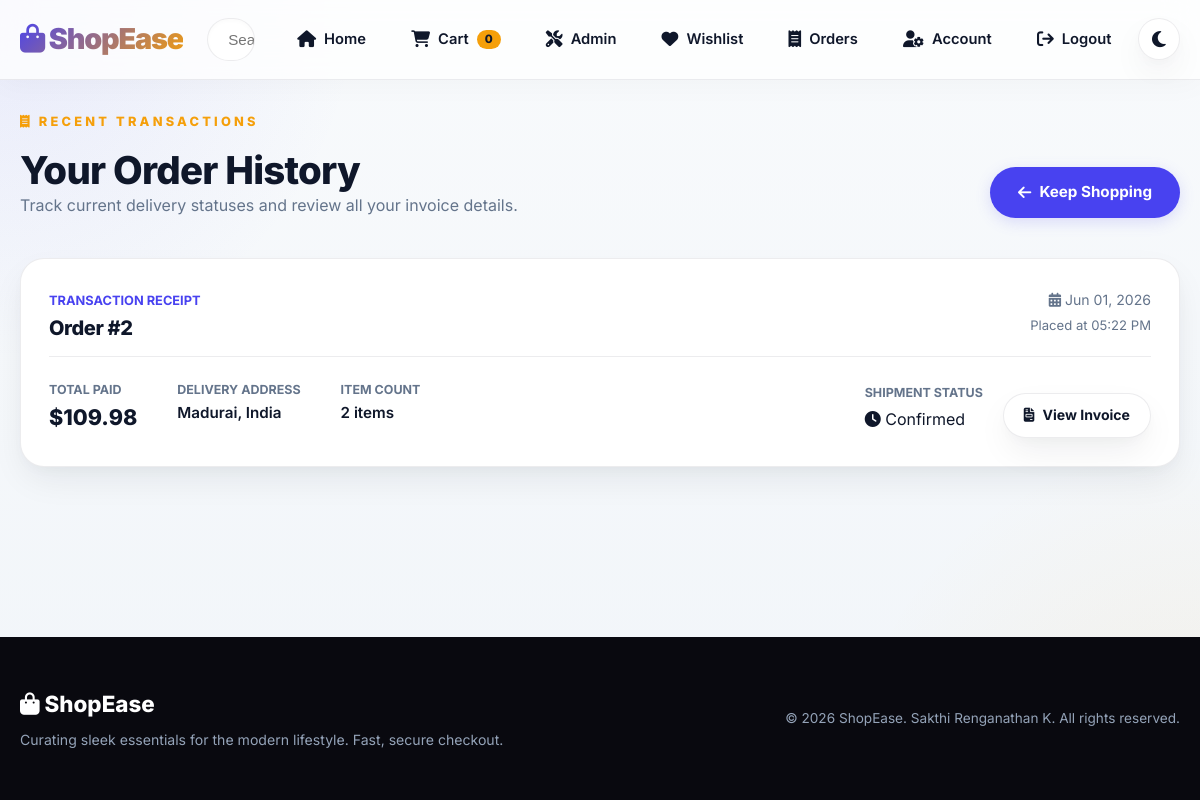
The app's page /order-history/ (signed in) with its own data.
### store/models.py (models this page shows, shortened)
class Order(models.Model):
    ORDER_STATUS_CHOICES = [
        ('pending', 'Pending'),
        ('confirmed', 'Confirmed'),
        ('shipped', 'Shipped'),
        ('delivered', 'Delivered'),
        ('cancelled', 'Cancelled'),
    ]
    id = models.AutoField(primary_key=True)
    user = models.ForeignKey(User, on_delete=models.CASCADE, related_name='orders')
    total_amount = models.DecimalField(max_digits=10, decimal_places=2, validators=[MinValueValidator(0)])
    order_date = models.DateTimeField(auto_now_add=True)
    status = models.CharField(max_length=20, choices=ORDER_STATUS_CHOICES, default='pending')
    shipping_address = models.CharField(max_length=500)
    shipping_city = models.CharField(max_length=100)
    shipping_zipcode = models.CharField(max_length=20)
    shipping_country = models.CharField(max_length=100)
    updated_at = models.DateTimeField(auto_now=True)
    class Meta:
        ordering = ['-order_date']

### store/views.py (the view)
# urls.py: path('order-history/', views.order_history, name='order_history'),
@login_required(login_url='login')
def order_history(request):
    orders = Order.objects.filter(user=request.user)
    context = {
        'orders': orders,
    }
    return render(request, 'store/order_history.html', context)

### store/context_processors.py (called while the page is built)
def cart_context(request):
    cart = request.session.get('cart', {})
    cart_count = sum(cart.values()) if isinstance(cart, dict) else 0
    return {
        'cart_count': cart_count,
    }

### store/templates/store/order_history.html (shortened to what this page needs)
{% extends 'store/base.html' %}
{% block content %}
<section class="orders-page" style="margin-top: 1rem;">
    <div style="margin-bottom: 2.5rem; display: flex; justify-content: space-between; align-items: flex-end; flex-wrap: wrap; gap: 1.5rem;">
        <div>
            <p class="eyebrow"><i class="fa-solid fa-receipt"></i> Recent Transactions</p>
            <h1 style="font-size: 2.4rem;">Your Order History</h1>
            <p style="color: var(--text-muted);">Track current delivery statuses and review all your invoice details.</p>
        </div>
        <a class="btn" href="{% url 'home' %}"><i class="fa-solid fa-arrow-left"></i> Keep Shopping</a>
    </div>
    {% if orders %}
        <div class="order-list" style="display: flex; flex-direction: column; gap: 1.5rem;">
            {% for order in orders %}
                <article class="order-card" style="background: var(--surface-solid); border: 1px solid var(--border); border-radius: var(--radius-lg); padding: 1.75rem; box-shadow: var(--shadow); display: flex; flex-direction: column; gap: 1.25rem;">
                    <div class="order-header" style="display: flex; justify-content: space-between; align-items: center; flex-wrap: wrap; gap: 1rem; border-bottom: 1px solid var(--border); padding-bottom: 1rem;">
                        <div>
                            <span style="font-size: 0.8rem; text-transform: uppercase; font-weight: 700; color: var(--primary);">Transaction Receipt</span>
                            <h3 style="font-size: 1.25rem; margin-top: 0.25rem;">Order #{{ order.id }}</h3>
                        </div>
                        <div style="text-align: right;">
                            <span style="font-size: 0.88rem; color: var(--text-muted); display: block;"><i class="fa-solid fa-calendar-days"></i> {{ order.order_date|date:'M d, Y' }}</span>
                            <span style="font-size: 0.82rem; color: var(--text-muted);">Placed at {{ order.order_date|date:'h:i A' }}</span>
                        </div>
                    </div>
                    <div style="display: flex; justify-content: space-between; align-items: center; flex-wrap: wrap; gap: 1.5rem;">
                        <div style="display: flex; gap: 2.5rem; flex-wrap: wrap;">
                            <div>
                                <span style="font-size: 0.78rem; text-transform: uppercase; font-weight: 700; color: var(--text-muted); display: block;">Total Paid</span>
                                <strong class="price" style="font-size: 1.35rem; color: var(--text);">${{ order.total_amount }}</strong>
                            </div>
                            <div>
                                <span style="font-size: 0.78rem; text-transform: uppercase; font-weight: 700; color: var(--text-muted); display: block;">Delivery Address</span>
                                <span style="font-size: 0.95rem; font-weight: 600; color: var(--text);">{{ order.shipping_city }}, {{ order.shipping_country }}</span>
                            </div>
                            <div>
                                <span style="font-size: 0.78rem; text-transform: uppercase; font-weight: 700; color: var(--text-muted); display: block;">Item Count</span>
                                <span style="font-size: 0.95rem; font-weight: 600; color: var(--text);">{{ order.items.count }} items</span>
                            </div>
                        </div>
                        <div style="display: flex; align-items: center; gap: 1.25rem; flex-wrap: wrap;">
                            <div>
                                <span style="font-size: 0.78rem; text-transform: uppercase; font-weight: 700; color: var(--text-muted); display: block; margin-bottom: 0.25rem;">Shipment Status</span>
                                <span class="status-pill {% if order.status == 'confirmed' or order.status == 'delivered' or order.status == 'shipped' %}status-completed{% elif order.status == 'cancelled' %}status-cancelled{% else %}status-pending{% endif %}">
                                    <i class="fa-solid {% if order.status == 'delivered' %}fa-box-open{% elif order.status == 'shipped' %}fa-truck-ramp-box{% elif order.status == 'cancelled' %}fa-circle-xmark{% else %}fa-clock{% endif %}"></i>
                                    {{ order.get_status_display }}
                                </span>
                            </div>
                            <a class="btn btn-secondary" href="{% url 'order_detail' order.id %}" style="padding: 0.65rem 1.25rem; font-size: 0.88rem; align-self: flex-end; height: fit-content; margin-top: 1rem;">
                                <i class="fa-solid fa-file-invoice"></i> View Invoice
                            </a>
                        </div>
                    </div>
                </article>
            {% endfor %}
        </div>
    {% endif %}
</section>
{% endblock %}

### store/static/css/style.css (style rules this page uses)
:root { --primary: hsl(242, 85%, 60%); --primary-hover: hsl(242, 85%, 55%); --primary-rgb: 99, 102, 241; --accent: hsl(38, 92%, 50%); --accent-hover: hsl(38, 92%, 45%); --bg-main: #f8fafc; --bg-gradient: radial-gradient(circle at top left, rgba(99, 102, 241, 0.1), transparent 25%), radial-gradient(circle at bottom right, rgba(245, 158, 11, 0.08), transparent 25%), linear-gradient(180deg, #f8fafc 0%, #f1f5f9 100%); --surface: rgba(255, 255, 255, 0.75); --surface-solid: #ffffff; --border: rgba(15, 23, 42, 0.08); --text: #0f172a; --text-muted: #64748b; --success: #10b981; --success-bg: rgba(16, 185, 129, 0.1); --warning: #f59e0b; --warning-bg: rgba(245, 158, 11, 0.1); --error: #ef4444; --error-bg: rgba(239, 68, 68, 0.1); --shadow: 0 15px 35px -5px rgba(15, 23, 42, 0.08), 0 5px 15px -5px rgba(15, 23, 42, 0.04); --shadow-hover: 0 25px 50px -12px rgba(15, 23, 42, 0.16); --glass-blur: blur(16px); --radius-sm: 0.5rem; --radius-md: 1rem; --radius-lg: 1.5rem; --radius-xl: 2rem; --transition: all 0.35s cubic-bezier(0.4, 0, 0.2, 1); --nav-height: 80px; }
* { box-sizing: border-box; margin: 0; padding: 0; }
html { scroll-behavior: smooth; }
body { font-family: 'Inter', system-ui, -apple-system, sans-serif; line-height: 1.6; background: var(--bg-gradient); background-color: var(--bg-main); color: var(--text); min-height: 100vh; display: flex; flex-direction: column; overflow-x: hidden; transition: background-color 0.4s ease, color 0.4s ease; }
h1, h2, h3, h4, h5, h6 { font-weight: 800; line-height: 1.15; letter-spacing: -0.02em; color: var(--text); }
a { color: var(--primary); text-decoration: none; transition: var(--transition); }
.eyebrow { font-size: 0.8rem; font-weight: 800; letter-spacing: 0.25em; text-transform: uppercase; color: var(--accent); margin-bottom: 1rem; }
.btn { display: inline-flex; align-items: center; justify-content: center; gap: 0.5rem; padding: 0.85rem 1.75rem; font-size: 0.95rem; font-weight: 700; border-radius: 999px; border: none; cursor: pointer; transition: var(--transition); box-shadow: 0 4px 15px rgba(var(--primary-rgb), 0.2); background: var(--primary); color: #ffffff; }
.btn-secondary { background: var(--surface-solid); color: var(--text); border: 1.5px solid var(--border); box-shadow: var(--shadow); }
.price { font-size: 1.25rem; font-weight: 800; color: var(--text); }

### records on screen
Order: id "2", order_date "Jun 01, 2026", order_date "05:22 PM", total_amount "109.98", shipping_city "Madurai", shipping_country "India", items.count "2", status "Confirmed"

### other values on screen
{{ cart_count }} "0"
